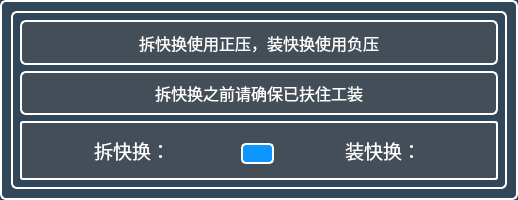
<?xml version="1.0" encoding="UTF-8"?>
<ui version="4.0">
 <class>QuickChangeControl</class>
 <widget class="QDialog" name="QuickChangeControl">
  <property name="geometry">
   <rect>
    <x>0</x>
    <y>0</y>
    <width>518</width>
    <height>200</height>
   </rect>
  </property>
  <property name="windowTitle">
   <string>Dialog</string>
  </property>
  <property name="styleSheet">
   <string notr="true">border-radius:6px;
border-width:2px;
border-style:solid;
border-color:white;
background-color:#314659;
color:white</string>
  </property>
  <layout class="QHBoxLayout" name="horizontalLayout">
   <item>
    <widget class="QWidget" name="widget" native="true">
     <layout class="QVBoxLayout" name="verticalLayout">
      <item>
       <widget class="QLabel" name="label_2">
        <property name="styleSheet">
         <string notr="true">font-family:Microsoft Yahei;
padding:6px;
background-color:#434e59;
font-size:16px; </string>
        </property>
        <property name="text">
         <string>拆快换使用正压，装快换使用负压</string>
        </property>
        <property name="alignment">
         <set>Qt::AlignCenter</set>
        </property>
       </widget>
      </item>
      <item>
       <widget class="QLabel" name="label">
        <property name="styleSheet">
         <string notr="true">font-family:Microsoft Yahei;
padding:6px;
background-color:#434e59;
font-size:16px; </string>
        </property>
        <property name="text">
         <string>拆快换之前请确保已扶住工装</string>
        </property>
        <property name="alignment">
         <set>Qt::AlignCenter</set>
        </property>
       </widget>
      </item>
      <item>
       <widget class="QWidget" name="widget_13" native="true">
        <property name="font">
         <font>
          <pointsize>14</pointsize>
         </font>
        </property>
        <property name="styleSheet">
         <string notr="true">border-radius:3px;
border-width:2px;
border-style:solid;
border-color:white;
background-color:#434e59;</string>
        </property>
        <layout class="QGridLayout" name="gridLayout">
         <item row="0" column="0">
          <widget class="QLabel" name="label_6">
           <property name="sizePolicy">
            <sizepolicy hsizetype="Fixed" vsizetype="Preferred">
             <horstretch>0</horstretch>
             <verstretch>0</verstretch>
            </sizepolicy>
           </property>
           <property name="font">
            <font>
             <family>Microsoft Yahei</family>
             <pointsize>14</pointsize>
            </font>
           </property>
           <property name="styleSheet">
            <string notr="true">font-family:Microsoft Yahei;
padding:6px;
border:none;</string>
           </property>
           <property name="text">
            <string>拆快换：</string>
           </property>
          </widget>
         </item>
         <item row="0" column="2">
          <widget class="QLabel" name="label_9">
           <property name="sizePolicy">
            <sizepolicy hsizetype="Fixed" vsizetype="Preferred">
             <horstretch>0</horstretch>
             <verstretch>0</verstretch>
            </sizepolicy>
           </property>
           <property name="font">
            <font>
             <family>Microsoft Yahei</family>
             <pointsize>14</pointsize>
            </font>
           </property>
           <property name="styleSheet">
            <string notr="true">font-family:Microsoft Yahei;
padding:6px;
border:none
</string>
           </property>
           <property name="text">
            <string>装快换：</string>
           </property>
          </widget>
         </item>
         <item row="0" column="1">
          <widget class="QPushButton" name="pushButton_Remove">
           <property name="sizePolicy">
            <sizepolicy hsizetype="Fixed" vsizetype="Fixed">
             <horstretch>0</horstretch>
             <verstretch>0</verstretch>
            </sizepolicy>
           </property>
           <property name="styleSheet">
            <string notr="true">QPushButton
{
	margin-top:6px;
    font-family:Microsoft Yahei;
    color:white;
    background-color:rgb(14 , 150 , 254);
    border-radius:5px;
}

QPushButton:hover
{
    background-color:rgb(44 , 137 , 255);
}

QPushButton:pressed
{
    background-color:rgb(14 , 135 , 228);
    padding-left:3px;
    padding-top:3px;
}
</string>
           </property>
           <property name="text">
            <string/>
           </property>
           <property name="icon">
            <iconset resource="resources/resources.qrc">
             <normaloff>:/icons/icons/switchOff.svg</normaloff>:/icons/icons/switchOff.svg</iconset>
           </property>
           <property name="iconSize">
            <size>
             <width>60</width>
             <height>30</height>
            </size>
           </property>
           <property name="flat">
            <bool>true</bool>
           </property>
          </widget>
         </item>
        </layout>
       </widget>
      </item>
     </layout>
    </widget>
   </item>
  </layout>
 </widget>
 <resources>
  <include location="resources/resources.qrc"/>
 </resources>
 <connections/>
</ui>
